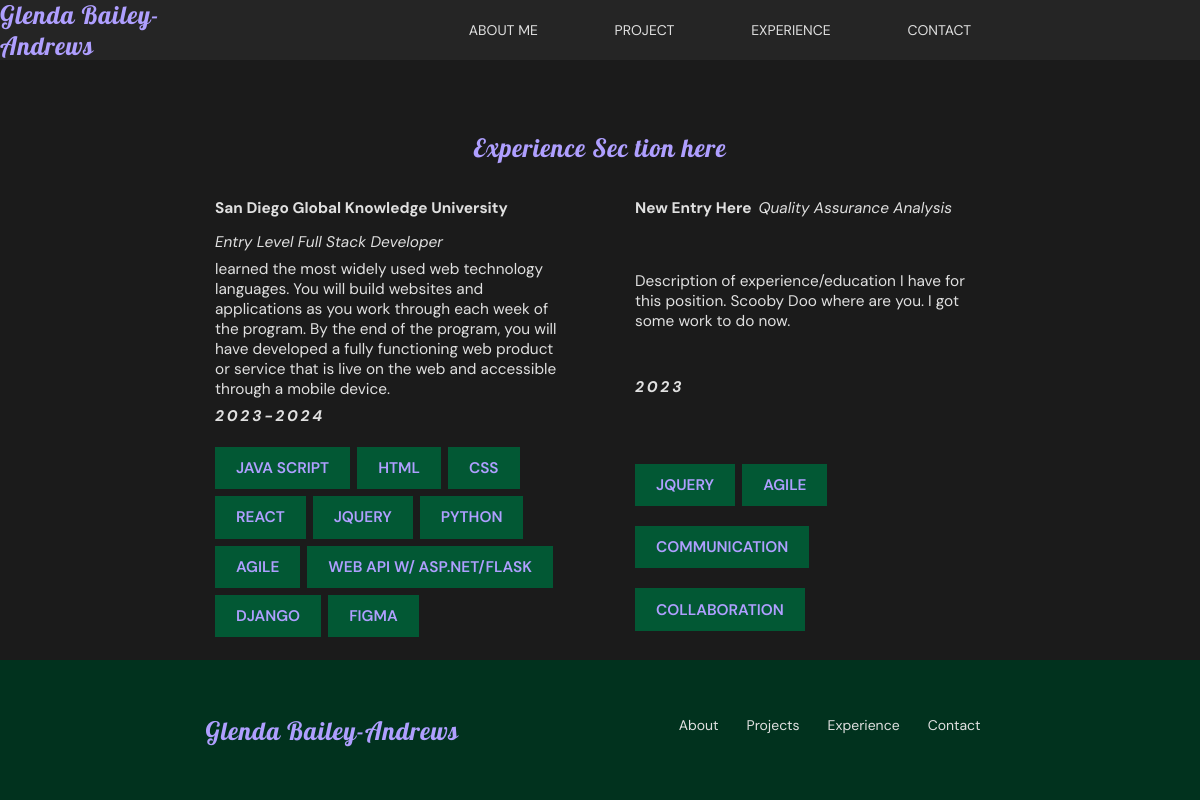
The app's page /experience/ with its own data.
### experience/models.py (models this page shows, shortened)
class Experience(models.Model):
    entity = models.CharField(max_length=225)
    title = models.CharField(max_length=225)
    description = models.TextField()
    period = models.CharField(max_length=50)
    technologies= models.ManyToManyField(Technology)

class Technology(models.Model):
    name = models.CharField(max_length=100)

### experience/views.py (the view)
# urls.py: path('',views.experience_list, name='experience_list'),
def experience_list(request):
    experiences = Experience.objects.all()
    return render(request, 'experience/list.html', {
        'experiences': experiences
    })

### templates/experience/list.html (shortened to what this page needs)
{% extends 'base.html' %}
{% load static %}
{% block content %}
    <section class="experience-section center">
        <h2>Experience Sec
            tion here</h2>
        <div class="experience-list">
            {% for exp in experiences %}
                <div class="experience-card">
                    <p>{{ exp.entity }}</p>
                    <p>{{ exp.title }}</p>
                    <p>{{ exp.description }}</p>
                    <p>{{ exp.period }}</p>
                    <div class="technologies center">
                        {% for tech in exp.technologies.all %}
                            <label>{{ tech.name }}</label>
                        {% endfor %}
                    </div>
                </div>
            {% endfor %}
        </div>
    </section>
{% endblock content %}

### static/css/base.css (style rules this page uses)
:root { --primary-color: #af9fff; --primary-color-100: #eae5ff; --primary-color-100: #7f66ff; --secondary-color: #025834; --secondary-color-600: #04c876; --secondary-color-900: #01321e; --neutral-color: #e0e0e0; --background-color: #1b1b1b; --surface-color: #252525; --lobster-font: "Lobster", sans-serif; --sans-font: "DM Sans", san-serif; }
.center { display: flex; justify-content: center; align-items: center; }
html { font-size: 14px; background-color: var(--background-color); }
* { font-family: var(--sans-font); margin: 0px; padding: 0px; }
body { height: 100vh;; flex-direction: column; display:flex; justify-content: space-between; }
h2 { color: var(--primary-color); font-family: var(--lobster-font); font-weight: 400; letter-spacing: 0.06rem; font-size: 1.8rem; }
p { color: var(--neutral-color); font-size: 1.1rem; }

### static/css/sections.css (style rules this page uses)
.skills label, .technologies label { color: var(--primary-color); background-color: var(--secondary-color); font-size: 1.1rem; text-transform: uppercase; font-weight: 600; padding: 0.8rem 1.5rem; cursor: initial; }
.technologies { justify-content: flex-start; gap: 0.5rem; flex-wrap: wrap; margin-top: 0.5rem; }
a p:nth-child(2) , .experience-card p:nth-child(1) { font: 1.5rem; font-weight: bolder; margin-bottom:0.5rem; }
a p:nth-child(3), .experience-card p:nth-child(2) { font-style: italic; }
a p:nth-child(4), .experience-card p:nth-child(4) { font-style: italic; font-weight: bolder; letter-spacing: 0.2rem; margin-bottom: 0.5rem; }
.experience-section { flex-direction: column; margin-top: 4rem; }
.experience-list { margin-top: 2rem; display:flex; flex-wrap: wrap; justify-content: center; width: 100%; gap: 4rem; }
.experience-card { display: flex; flex-wrap: wrap; width: 25rem; gap: 0.5rem; padding: 0.5rem; }

### records on screen
Experience: entity "San Diego Global Knowledge University", title "Entry Level Full Stack Developer", description "learned the most widely used web technology languages. You will build websites and applications as you work through each week of the program. By the end of the program, you will have developed a fully functioning web product or service that is live on the web and accessible through a mobile device.", period "2023-2024"
Technology: name "JAVA SCRIPT"
Technology: name "HTML"
Technology: name "CSS"
Technology: name "REACT"
Technology: name "JQUERY"
Technology: name "PYTHON"
Technology: name "AGILE"
Technology: name "WEB API W/ ASP.NET/FLASK"
Technology: name "DJANGO"
Technology: name "FIGMA"
Experience: entity "New Entry Here", title "Quality Assurance Analysis", description "Description of experience/education I have for this position. Scooby Doo where are you. I got some work to do now.", period "2023"
Technology: name "COMMUNICATION"
Technology: name "COLLABORATION"
